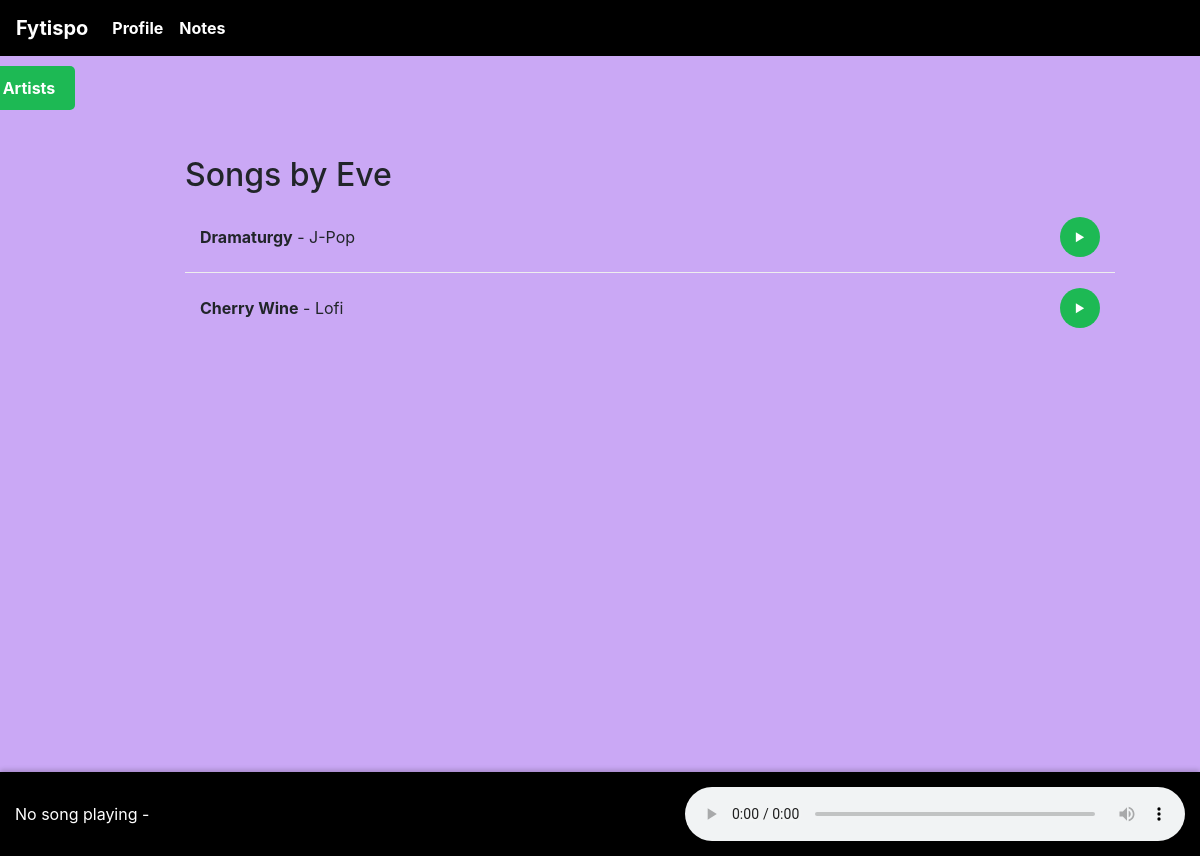
The app's page /artist/Eve/songs/ (signed in) with its own data.
### FytispoApp/models.py (models this page shows, shortened)
class User(AbstractUser):
    user_id = models.AutoField(primary_key=True)  # Primary Key (Auto-incremented)
    email = models.EmailField(unique=True, null=False)
    created_at = models.DateTimeField(auto_now_add=True)
    role = models.ForeignKey(Role, on_delete=models.CASCADE, related_name="users")  # Foreign Key to Role
    groups = models.ManyToManyField(
        "auth.Group",
        related_name="custom_user_groups",  # Prevents conflict
        blank=True
    )
    user_permissions = models.ManyToManyField(
        "auth.Permission",
        related_name="custom_user_permissions",  # Prevents conflict
        blank=True
    )

class Song(models.Model):
    song_id = models.AutoField(primary_key=True)  # Auto-incremented primary key
    title = models.CharField(max_length=255)
    genre = models.CharField(max_length=255)
    duration = models.IntegerField()  # Store in seconds
    play_count = models.IntegerField(default=0)  # Default to 0
    audio_file = models.FileField(upload_to='media/songs/')  # Store audio files
    upload_date = models.DateTimeField(auto_now_add=True)  # Auto timestamp
    user = models.ForeignKey(User, on_delete=models.CASCADE, related_name="songs")
    content = models.ForeignKey("Content", on_delete=models.CASCADE, related_name="songs")
    flag_report = models.ForeignKey("FlagReport", on_delete=models.SET_NULL, null=True, blank=True, related_name="flagged_songs")

### FytispoApp/views.py (the view)
# urls.py: path('artist/<str:artist_username>/songs/', views.artist_songs_view, name='artist_songs'),
def artist_songs_view(request, artist_username):
    artist = get_object_or_404(User, username=artist_username, role__role_name="Music Artist")
    songs = Song.objects.filter(user=artist)
    return render(request, 'artist_songs.html', {'songs': songs, 'artist': artist})

### FytispoApp/templates/artist_songs.html (shortened to what this page needs)
{% extends 'base.html' %}
{% load static %}
{% block extra_css %}
<link rel="stylesheet" href="{% static 'CSS/artist_songs.css' %}">
<link rel="stylesheet" href="https://unpkg.com/boxicons@2.1.4/css/boxicons.min.css">
{% endblock %}
{% block content %}
<div class="dashboard-container">
    <div class="back-to-dashboard">
        <a href="{% url 'listArtist' %}" class="back-button">
             Back to Artists
        </a>
    </div>
    <div class="main-content">
        <h2>Songs by {{ artist.username }}</h2>
        <ul class="song-list">
            {% for song in songs %}
                <li class="song-item">
                    <span><strong>{{ song.title }}</strong> - {{ song.genre }}</span>
                    <button class="play-btn" onclick="playSong('{{ song.audio_file.url }}', '{{ song.title }}', '{{ artist.username }}')">
                        <i class='bx bx-play'></i>
                    </button>
                </li>
            {% empty %}
                <li>No songs uploaded yet.</li>
            {% endfor %}
        </ul>
    </div>
    <div class="music-player">
        <div id="nowPlaying">
            <span id="songTitle">No song playing</span> -
        </div>
        <audio id="audioPlayer" controls>Your browser does not support the audio element.</audio>
    </div>
</div>
{% endblock %}

### FytispoApp/static/CSS/artist_songs.css (style rules this page uses)
html, body { background-color: #caa8f5; height: 100%; margin: 0; padding: 0; overflow: hidden; }
.dashboard-container { display: flex; height: 100vh; position: relative; }
.back-button { background-color: #1DB954; color: white; padding: 10px 20px; border-radius: 5px; text-decoration: none; font-size: 16px; font-weight: bold; display: inline-flex; align-items: center; gap: 10px; transition: all 0.3s ease-in-out; }
.main-content { margin-left: 100px; padding: 100px 40px 120px 40px; flex-grow: 1; overflow-y: auto; height: calc(100vh - 60px); }
.back-to-dashboard { position: absolute; top: 10px; left: -150px; z-index: 1000; }
.song-list { list-style: none; padding: 0; margin: 0; }
.song-item { display: flex; justify-content: space-between; align-items: center; padding: 15px; border-bottom: 1px solid #eee; transition: background-color 0.3s ease; }
.song-item:last-child { border-bottom: none; }
.play-btn, .add-playlist-btn { background-color: #1DB954; color: white; border: none; width: 40px; height: 40px; border-radius: 50%; display: flex; align-items: center; justify-content: center; cursor: pointer; transition: all 0.3s ease; }
.play-btn i, .add-playlist-btn i { font-size: 20px; }
.music-player { position: fixed; bottom: 0; left: 0; width: 100%; background: black; color: white; padding: 15px; display: flex; align-items: center; justify-content: space-between; box-shadow: 0 -2px 5px rgba(0, 0, 0, 0.2); z-index: 1001; }
#nowPlaying { font-size: 16px; margin-right: 20px; }
#audioPlayer { flex-grow: 1; max-width: 500px; }

### records on screen
User: username "Eve"
Song: title "Dramaturgy", genre "J-Pop"
Song: title "Cherry Wine", genre "Lofi"
